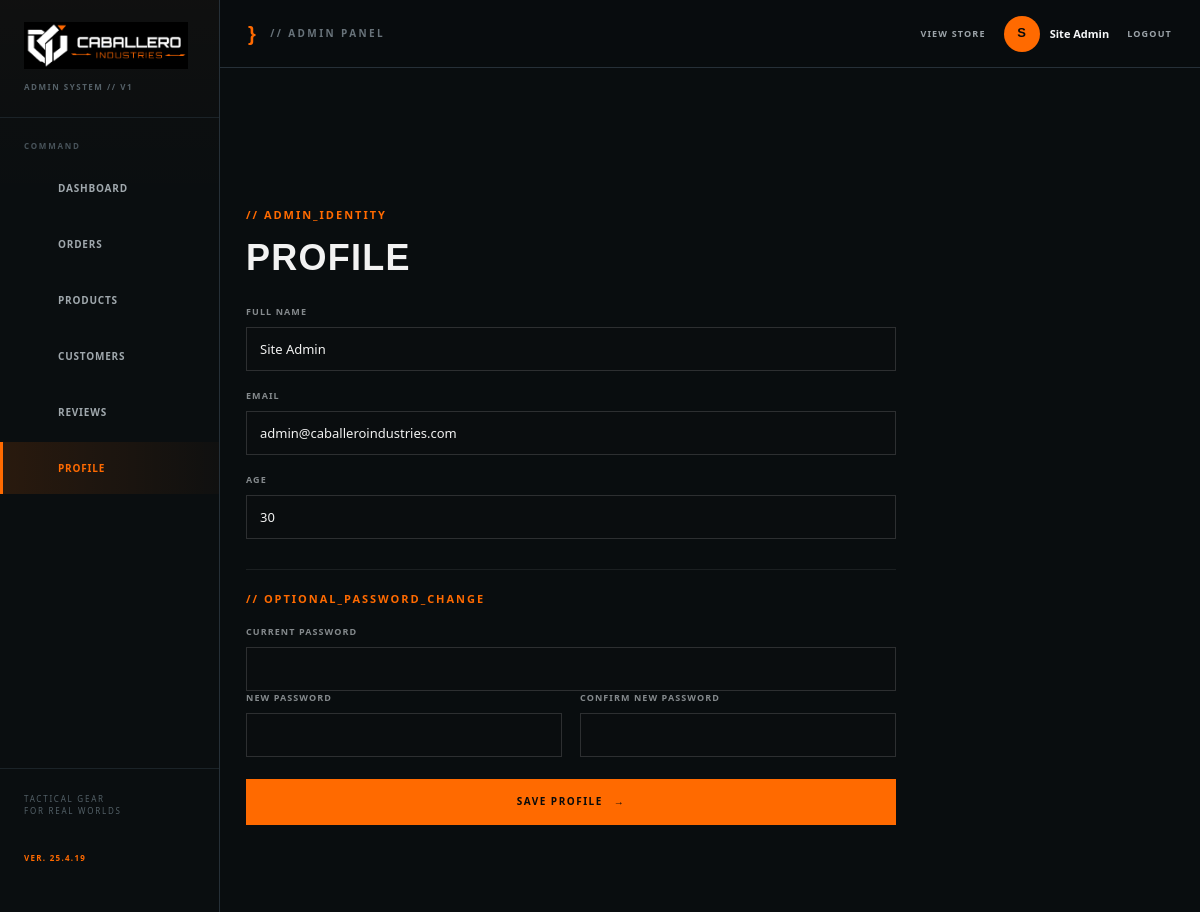
Screenshot of /admin/profile.php (signed in) with the database file from the repository.
### tables this page shows
CREATE TABLE IF NOT EXISTS users (
    id            INT AUTO_INCREMENT PRIMARY KEY,
    full_name     VARCHAR(100) NOT NULL,
    email         VARCHAR(150) NOT NULL UNIQUE,
    password_hash VARCHAR(255) NOT NULL,
    age           TINYINT UNSIGNED NOT NULL,
    role          ENUM('customer', 'admin') NOT NULL DEFAULT 'customer',
    created_at    TIMESTAMP NOT NULL DEFAULT CURRENT_TIMESTAMP
);

### helpers/helpers.php (called while the page is built, shortened)
<?php
function safe_output($text) {
    return htmlspecialchars((string) $text, ENT_QUOTES, 'UTF-8');
}
?>

### includes/profile-form.php (the view, shortened to what this page needs)
<form method="post" class="admin-form profile-form">
    <div class="form-row">
        <label for="full_name">FULL NAME</label>
        <input
            id="full_name"
            type="text"
            name="full_name"
            value="<?php echo safe_output($user['full_name']); ?>"
            required
        >
    </div>
    <div class="form-row">
        <label for="email">EMAIL</label>
        <input
            id="email"
            type="email"
            name="email"
            value="<?php echo safe_output($user['email']); ?>"
            required
        >
    </div>
    <div class="form-row">
        <label for="age">AGE</label>
        <input
            id="age"
            type="number"
            name="age"
            min="1"
            max="100"
            value="<?php echo (int) $user['age']; ?>"
            required
        >
    </div>
    <div class="profile-password-block">
        <p class="tech-label">// OPTIONAL_PASSWORD_CHANGE</p>
        <div class="form-row">
            <label for="current_password">CURRENT PASSWORD</label>
            <input
                id="current_password"
                type="password"
                name="current_password"
                autocomplete="current-password"
            >
        </div>
        <div class="form-row-split">
            <div class="form-row">
                <label for="new_password">NEW PASSWORD</label>
                <input
                    id="new_password"
                    type="password"
                    name="new_password"
                    minlength="8"
                    autocomplete="new-password"
                >
            </div>
            <div class="form-row">
                <label for="confirm_password">CONFIRM NEW PASSWORD</label>
                <input
                    id="confirm_password"
                    type="password"
                    name="confirm_password"
                    minlength="8"
                    autocomplete="new-password"
                >
            </div>
        </div>
    </div>
    <button type="submit" class="btn btn-primary">
        SAVE PROFILE <span class="arrow">→</span>
    </button>
</form>

### rows the page displays
users: full_name "Site Admin", email "admin@caballeroindustries.com", age "30"

### other values shown
substr($_SESSION['user_name'] ?? 'A', 0, 1) "S"
safe_output($_SESSION['user_name'] ?? 'Admin') "Site Admin"
$tab[0] "DASHBOARD"
$tab[0] "ORDERS"
$tab[0] "PRODUCTS"
$tab[0] "CUSTOMERS"
$tab[0] "REVIEWS"
$tab[0] "PROFILE"
